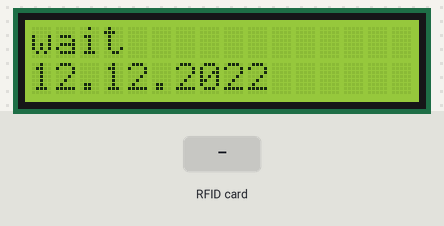
A sketch run on a simulated Arduino Uno, built with avr-gcc and run on an emulated ATmega328P. On the bench: 16×2 character LCD. Inputs (shaded band) come from the test bench. What the sketch prints to the serial monitor is not drawn.

Above: at 3.6 s.
3.7 s: RFID card 5E 7A 19 C4 held to the reader
At 7.1 s:
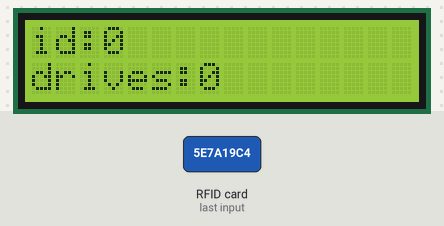
Timing chart, 0 to 8.6 s (numbered marks = the images above; inputs shaded):
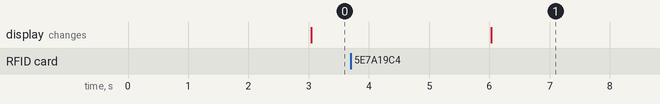

The sketch:

sketch_dec12a.ino
```cpp
//код от артема)
#include <LiquidCrystal_I2C.h > //библиотеки
#include <Wire.h>
#include <SPI.h>
#include <MFRC522.h>
LiquidCrystal_I2C lcd(0x27, 16, 2);//инициализация дисплея
#define RST_PIN         9 //пины для арфид метки
#define SS_PIN          10 //пины для арфид метки
// конфиг
MFRC522 mfrc522(SS_PIN, RST_PIN);
bool flag = 0;
int s;
unsigned long id, last_time;
MFRC522::MIFARE_Key key; //ключ мифаера
void setup() { //основной сетап
  Serial.begin(9600);
  lcd.init();
  lcd.backlight();
  SPI.begin();
  mfrc522.PCD_Init(); // инициализация карты
  for (byte i = 0; i < 6; i++) { //ключ
    key.keyByte[i] = 0xFF;
  }
}
void loop() {
  if(millis()-last_time>=1000){ //миллис для задержки(wait)
    last_time=millis();
    s++;
    Serial.print(s);

  }
  if(s==3){
    lcd.clear();
    s=0;
  if ( ! mfrc522.PICC_IsNewCardPresent()) { //если есть карта->выводить вэйт
    lcd.setCursor(0,0);
    lcd.print("wait");
    lcd.setCursor(0,1);
    lcd.print("12.12.2022");

    return;}
    else{
      lcd.clear();

    }

  if ( ! mfrc522.PICC_ReadCardSerial()) //читаем карту
    return;
  byte blockAddr      = 4;
  byte trailerBlock   = 7;
  byte buffer[18];
  byte size = sizeof(buffer);
  mfrc522.PCD_Authenticate(MFRC522::PICC_CMD_MF_AUTH_KEY_A, trailerBlock, &key, &(mfrc522.uid));
  mfrc522.MIFARE_Read(blockAddr, buffer, &size);

  int count; //тут мы записываем данные на переменные
  byte date[2];
  count = (buffer[7] << 8) + buffer[8]; //байт в инт
  id = (long (buffer[0]) << 24) + (long(buffer[1]) << 16) + (long (buffer[2]) << 8) + (long (buffer[3]) << 0); //байт в лонг
  Serial.println(id);
  Serial.println(count);
  lcd.setCursor(0, 0);
  lcd.print("id: ");
  lcd.setCursor(3, 0);
  lcd.print(id);
  lcd.setCursor(0, 1);
  lcd.print("drives:");
  lcd.setCursor(7, 1);
  lcd.print(count);


  }
  mfrc522.PICC_HaltA();
  mfrc522.PCD_StopCrypto1();  //конец действия
}
```

Measured:
- after the input at 3.7 s, the display: changes after 2.3 s (image 1)
